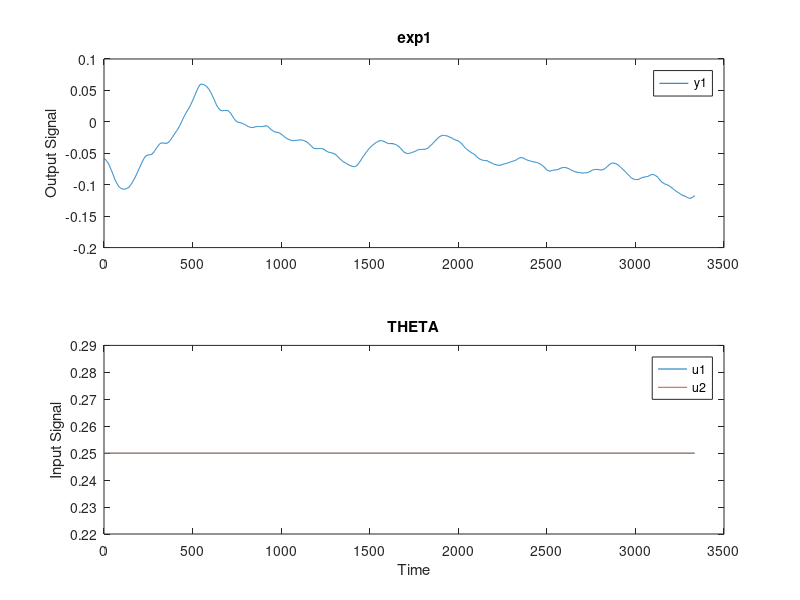
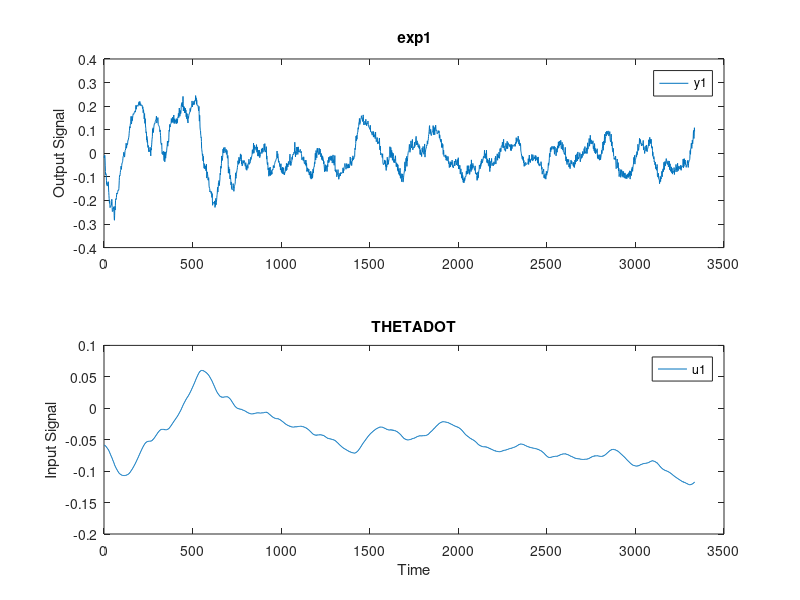
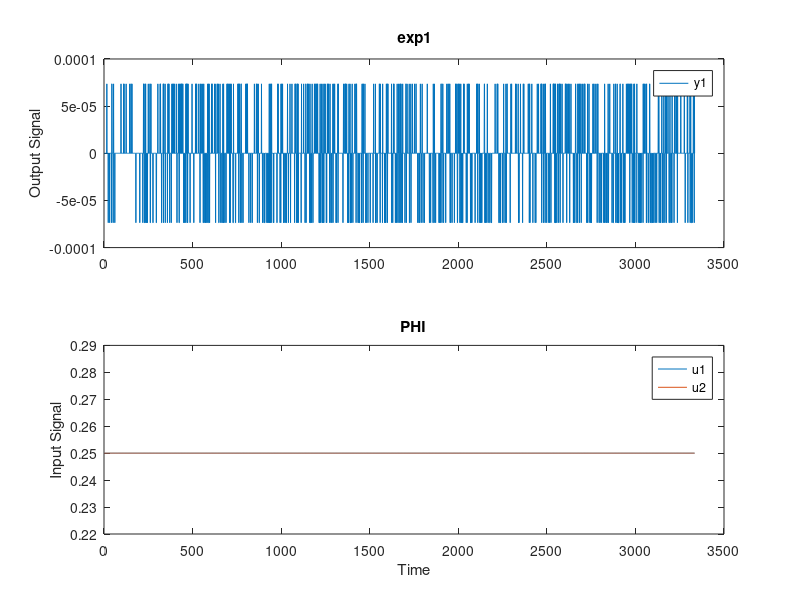
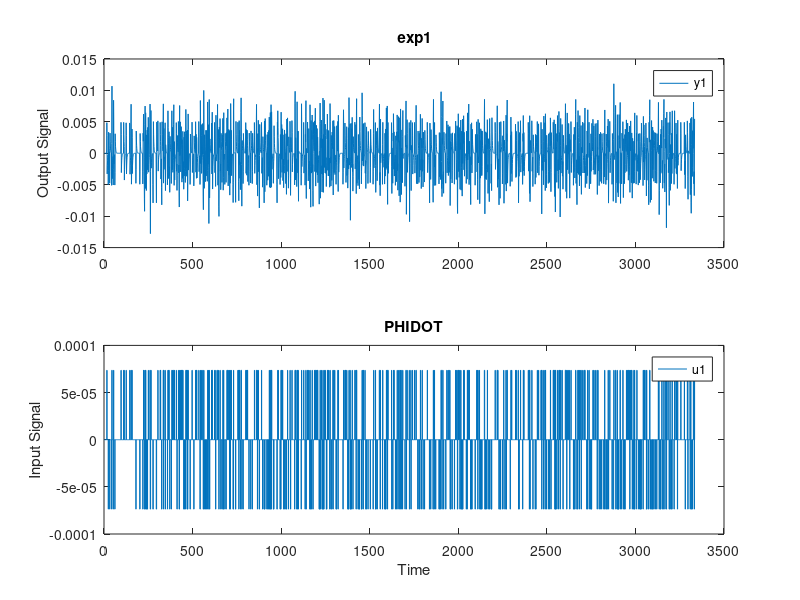

Source code (MATLAB) for these figures, in order: (Note: this script raises an error after producing the figures.)
close all; clear all; clc;
l = load('datatry1.mat');
dataIn = l.ScopeData025in1;
dataOut = l.ScopeData025out1;
t = dataOut.time;
Te = l.T0;
uL = dataIn.signals(1).values;
uR = dataIn.signals(2).values;
n = length(t);
D = tf([1, 0], 1);

%% Plot date
theta = dataOut.signals(1,1).values;
dataTH = iddata(theta,[uL, uR],Te);
figure;
plot(dataTH); title('THETA');

thetadot = dataOut.signals(1, 2).values;
dataTHdot = iddata(thetadot,theta,Te);
dataTHdotV = iddata(thetadot,[uL, uR],Te);
figure;
plot (dataTHdot); title('THETADOT');

phi = dataOut.signals(1, 5).values;
dataPhi = iddata(phi,[uL, uR],Te);
figure;
plot (dataPhi); title('PHI');

phidot = dataOut.signals(1, 6).values;
dataPHId = iddata(phidot, phi,Te);
dataPHIdV = iddata(phidot,[uL, uR],Te);
figure;
plot (dataPHId); title('PHIDOT');

psi = dataOut.signals(1, 3).values;
dataPSI = iddata(psi,[uL, uR],Te);
figure;
plot (dataPSI); title('PSI');

psidot= dataOut.signals(1, 4).values;
dataPSdot = iddata(psidot, psi,Te);
dataPSdotV = iddata(psidot,[uL, uR],Te);
figure;
plot (dataPSdot); title('PSIDOT');

%% 
data6 = iddata([theta, thetadot, psi, psidot, phi, phidot],[uL uR], Te);

A = [];%zeros(6);
B = [];%zeros(6, 2);
% B = [0 0; 100 100; 0 0; -10 -10; 0 0; -0.1 0.1]; 
C = eye(6);
D = zeros(6, 2);
model = ss(A6, B6, C6, D);

Options = ssestOptions;
Options.Focus = 'stability';
Options.N4Weight = 'MOESP';
Hf_MIMO = ssest(data6, 6, 'Form', 'canonical', 'DisturbanceModel', 'none', 'Ts', 0.003, Options);

poles = eig(Hf_MIMO)


co = ctrb(Hf_MIMO);
controllability = rank(co)
Q = Hf_MIMO.c'*Hf_MIMO.c
R=1
%compute balanced realisation
[Hf_MIMO, neg_state] = balreal(Hf_MIMO)
%choose the states that are keeped
elim_state = (neg_state<268.2082)
%remove negligible states
Hf_MIMO = modred(Hf_MIMO, elim_state)
Hf_MIMO = minreal(Hf_MIMO, 1e-2)

Q=[0.5 0 0 0 0 0; 0 1.5 0 0 0 0; 0 0 2000 0 0 0;...
    0 0 0 0.1 0 0; 0 0 0 0 20 0; 0 0 0 0 0 750];
R = 1000*eye(2);
K = lqr(Hf_MIMO.a, Hf_MIMO.b, Q, R)

%% Estimation &Simulation
%THETA
Options = tfestOptions;
Options.InitMethod = 'all';               
Options.InitialCondition = 'backcast';
Hth = tfest(dataTH, [4 4], [2 2], Options);
compare(dataTH, Hth);

%THETADOT
Options = tfestOptions;
Options.InitMethod = 'gpmf';          
Options.InitialCondition = 'backcast';
Hthdot = tfest(dataTHdot, 1, 1, Options);
compare(dataTHdot, Hthdot);
HthdotV = Hth*D;%HthdotV = Hth*D;
compare(dataTHdotV, HthdotV);

%PSI
Options = tfestOptions;
Options.InitMethod = 'all';
Options.InitialCondition = 'backcast';
Hps = tfest(dataPSI, [3 3], [1 1], Options);
compare(dataPSI, Hps);

%PSIDOT
Options = tfestOptions;
Options.InitMethod = 'n4sid';
Options.InitialCondition = 'backcast';
Hpsdot = tfest(dataPSdot, 1, 1, Options);
compare(dataPSdot, Hpsdot);
HpsdotV = Hps*D;
compare(dataPSdotV, HpsdotV);

%PHI
Options = tfestOptions;
Options.InitMethod = 'all';
Options.InitialCondition = 'backcast';
Hph = tfest(dataPhi, [2 2], [0 0], Options);
compare(dataPhi, Hph);

%PHIDOT
Options = tfestOptions;                  
Hphdot = tfest(dataPHId, 1, 1, Options);
compare(dataPHId, Hphdot);
HphdotV = Hph*D;
compare(dataPHIdV, HphdotV);

Hf_MIMO = [Hth;...
           HthdotV;...
           Hps; ...
           HpsdotV;....
           Hph;...
           HphdotV];
Hf_MIMO = ss(Hf_MIMO);
Hf_MIMO = minreal(Hf_MIMO)
[Hf_MIMO, neg_state] = balreal(Hf_MIMO)
elim_state = (neg_state<8)
%remove negligible states
Hf_MIMO = modred(Hf_MIMO, elim_state)

Q=[0.5 0 0 0 0 0; 0 1.5 0 0 0 0; 0 0 2000 0 0 0;...
    0 0 0 0.1 0 0; 0 0 0 0 20 0; 0 0 0 0 0 750];
R = 1000*eye(2);
K = lqr(Hf_MIMO.a, Hf_MIMO.b, Q, R)

%% Minimisation
Options = tfestOptions;
Options.InitMethod = 'n4sid';             
Options.InitialCondition = 'backcast';
Hth = tfest(dataTH, [2 2], [1 1], Options);
